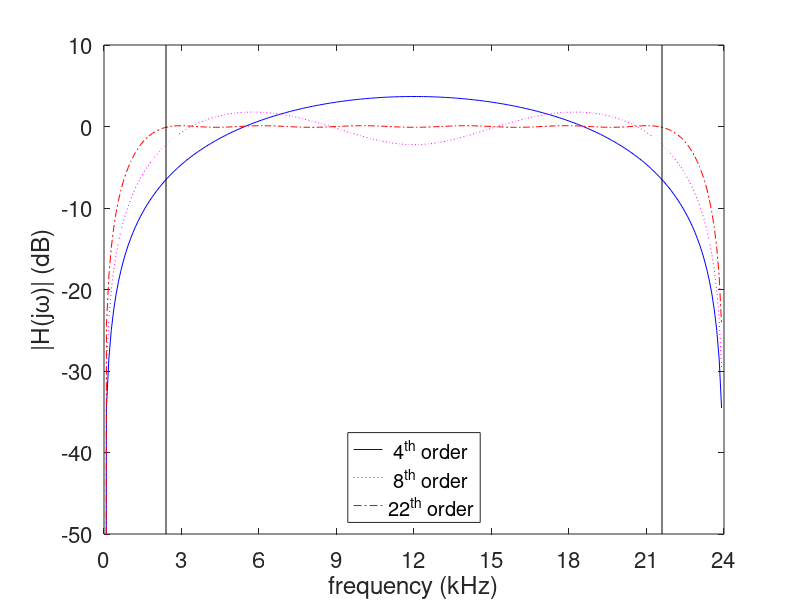

The MATLAB script that drew this image:
%  This m-file creates plots for the signal period explanation
%  portion of the signal generation chapter.
%
%  written by Dr. Thad B. Welch, PE {t.b.welch@ieee.org}
%  copyright 2003, 2016
%  completed on 16 July 2003 revision 1.0
%  last updated on 27 May 2016 revision 1.2

% Simulation inputs
maxOrder = 100;
fStart = 0.1;
fStop = 0.9;
maxDeviation = 0.1; % maximum flatness deviation in dB
Nfft = 256;
Fs = 48000;         % sample frequency
S = char('b-','m:','r-.','k--'); % line type control for the plot
myFontSize = 16;    % font size for the plot labels

% calculations
for order = 4:maxOrder
    B = firpm(order, [fStart fStop], [1 1], 'Hilbert');
    [H, f] = freqz(B, 1, Nfft);
    range = find((f/pi >= fStart) & (f/pi <= fStop));
    if (((abs(20*log10(max(abs(H(range)))))) > maxDeviation) | ((abs(20*log10(min(abs(H(range)))))) > maxDeviation))
        continue
    else
        order
        break
    end
end

% Simulation outputs
figure(1)
B = firpm(4, [fStart fStop], [1 1], 'Hilbert');
[H, f] = freqz(B, 1, Nfft, Fs);
plot(f/1000, 20*log10(abs(H + eps)), S(1,:))
hold on
B = firpm(8, [fStart fStop], [1 1], 'Hilbert');
[H, f] = freqz(B, 1, Nfft, Fs);
plot(f/1000, 20*log10(abs(H + eps)), S(2,:))
B = firpm(22, [fStart fStop], [1 1], 'Hilbert');
[H, f] = freqz(B, 1, Nfft, Fs);
plot(f/1000, 20*log10(abs(H + eps)), S(3,:))
plot([0.1*Fs/2000 0.1*Fs/2000], [10 -50], 'k')
plot([0.9*Fs/2000 0.9*Fs/2000], [10 -50], 'k')
hold off
set(gca, 'XTick', [0 3 6 9 12 15 18 21 24])
set(gca, 'XTickLabel', [0 3 6 9 12 15 18 21 24])
set(gca, 'FontSize', myFontSize)
axis([0 Fs/2000 -50 10])
legend(' 4^{th} order', ' 8^{th} order', '22^{th} order', 'Location', 'South')
ylabel('|H(j\omega)| (dB)')
xlabel('frequency (kHz)')

% print -depsc2 signalPeriod
